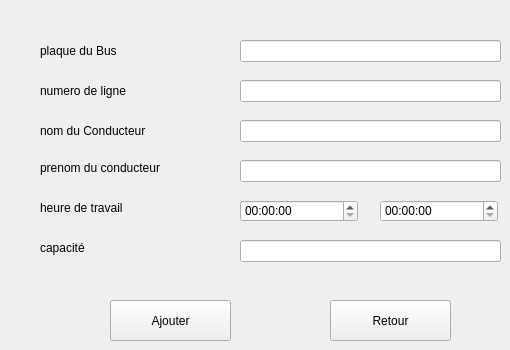
      <widget class="QWidget" name="tab">
       <attribute name="title">
        <string>ajouter Bus </string>
       </attribute>
       <widget class="QLabel" name="label_3">
        <property name="geometry">
         <rect>
          <x>40</x>
          <y>40</y>
          <width>81</width>
          <height>21</height>
         </rect>
        </property>
        <property name="text">
         <string>plaque du Bus </string>
        </property>
       </widget>
       <widget class="QLabel" name="label_5">
        <property name="geometry">
         <rect>
          <x>40</x>
          <y>120</y>
          <width>121</width>
          <height>21</height>
         </rect>
        </property>
        <property name="text">
         <string>nom du Conducteur</string>
        </property>
       </widget>
       <widget class="QLabel" name="label_6">
        <property name="geometry">
         <rect>
          <x>40</x>
          <y>160</y>
          <width>141</width>
          <height>16</height>
         </rect>
        </property>
        <property name="text">
         <string>prenom du conducteur</string>
        </property>
       </widget>
       <widget class="QLineEdit" name="lineEdit_3">
        <property name="geometry">
         <rect>
          <x>240</x>
          <y>40</y>
          <width>261</width>
          <height>22</height>
         </rect>
        </property>
       </widget>
       <widget class="QLabel" name="label_7">
        <property name="geometry">
         <rect>
          <x>40</x>
          <y>200</y>
          <width>111</width>
          <height>16</height>
         </rect>
        </property>
        <property name="text">
         <string>heure de travail</string>
        </property>
       </widget>
       <widget class="QLineEdit" name="lineEdit_4">
        <property name="geometry">
         <rect>
          <x>240</x>
          <y>80</y>
          <width>261</width>
          <height>22</height>
         </rect>
        </property>
       </widget>
       <widget class="QLineEdit" name="lineEdit_5">
        <property name="geometry">
         <rect>
          <x>240</x>
          <y>120</y>
          <width>261</width>
          <height>22</height>
         </rect>
        </property>
       </widget>
       <widget class="QLineEdit" name="lineEdit_6">
        <property name="geometry">
         <rect>
          <x>240</x>
          <y>160</y>
          <width>261</width>
          <height>22</height>
         </rect>
        </property>
       </widget>
       <widget class="QLabel" name="label_8">
        <property name="geometry">
         <rect>
          <x>40</x>
          <y>80</y>
          <width>121</width>
          <height>21</height>
         </rect>
        </property>
        <property name="text">
         <string>numero de ligne </string>
        </property>
       </widget>
       <widget class="QLineEdit" name="lineEdit_7">
        <property name="geometry">
         <rect>
          <x>240</x>
          <y>240</y>
          <width>261</width>
          <height>22</height>
         </rect>
        </property>
       </widget>
       <widget class="QTimeEdit" name="timeEdit_3">
        <property name="geometry">
         <rect>
          <x>240</x>
          <y>200</y>
          <width>118</width>
          <height>22</height>
         </rect>
        </property>
       </widget>
       <widget class="QTimeEdit" name="timeEdit_4">
        <property name="geometry">
         <rect>
          <x>380</x>
          <y>200</y>
          <width>118</width>
          <height>22</height>
         </rect>
        </property>
       </widget>
       <widget class="QPushButton" name="pushButton_10">
        <property name="geometry">
         <rect>
          <x>110</x>
          <y>300</y>
          <width>121</width>
          <height>41</height>
         </rect>
        </property>
        <property name="text">
         <string>Ajouter</string>
        </property>
       </widget>
       <widget class="QPushButton" name="pushButton_11">
        <property name="geometry">
         <rect>
          <x>330</x>
          <y>300</y>
          <width>121</width>
          <height>41</height>
         </rect>
        </property>
        <property name="text">
         <string>Retour</string>
        </property>
       </widget>
       <widget class="QLabel" name="label_4">
        <property name="geometry">
         <rect>
          <x>40</x>
          <y>240</y>
          <width>56</width>
          <height>16</height>
         </rect>
        </property>
        <property name="text">
         <string>capacité</string>
        </property>
       </widget>
      </widget>
